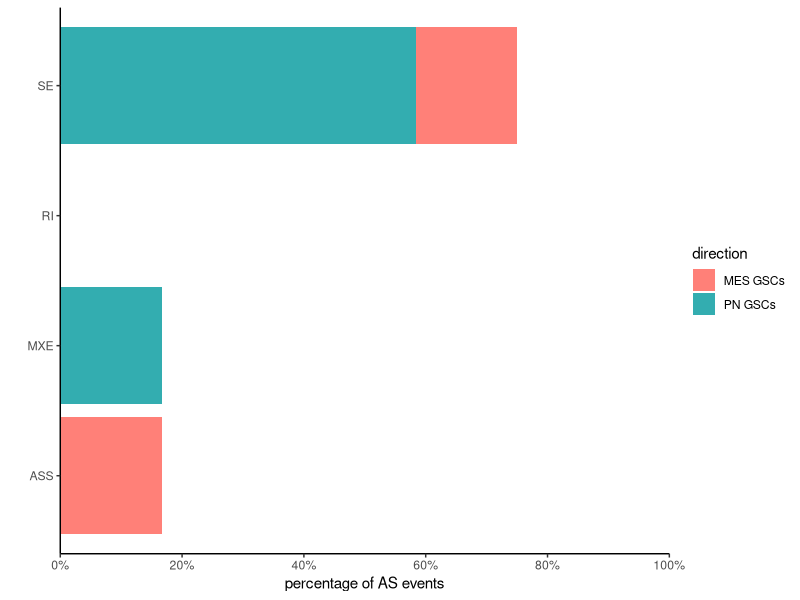

This chart was generated by the following R code:
#Plot distribution of AS event types for genes associated with survival in MES or PN

library(ggplot2)

data = data.frame(direction=character(),event=character(),value=numeric())
data = rbind(data,data.frame(direction="MES GSCs",event="SE",value=(2/12*100)))
data = rbind(data,data.frame(direction="PN GSCs",event="SE",value=(7/12*100)))
data = rbind(data,data.frame(direction="MES GSCs",event="RI",value=(0/12*100)))
data = rbind(data,data.frame(direction="PN GSCs",event="MXE",value=(2/12*100)))
data = rbind(data,data.frame(direction="MES GSCs",event="ASS",value=(2/12*100)))

pdf("plot_AS_events_survival.pdf",height=2,width=5)
ggplot(data, aes(x = event, y = value, fill = direction)) + geom_bar(stat = 'identity', position = 'stack') + scale_fill_manual(values = c("#FF6F65E0","#00989CCC")) + theme(text = element_text(size=20),legend.title = element_blank()) + scale_y_continuous(labels = function(x) paste0(x, "%"), limits=c(0,100), breaks=seq(0,100,20), expand=c(0,0)) + xlab("") + ylab("percentage of AS events") + coord_flip() + theme_classic()
dev.off()
